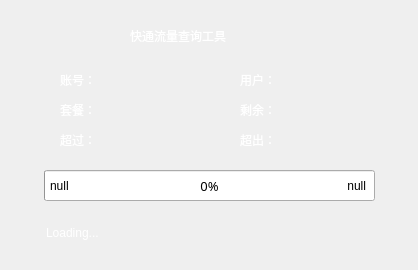
<?xml version="1.0" encoding="UTF-8"?>
<ui version="4.0">
 <class>Widget</class>
 <widget class="QWidget" name="Widget">
  <property name="enabled">
   <bool>true</bool>
  </property>
  <property name="geometry">
   <rect>
    <x>0</x>
    <y>0</y>
    <width>418</width>
    <height>270</height>
   </rect>
  </property>
  <property name="windowTitle">
   <string>Widget</string>
  </property>
  <widget class="QLabel" name="label_acc_val">
   <property name="geometry">
    <rect>
     <x>110</x>
     <y>70</y>
     <width>101</width>
     <height>19</height>
    </rect>
   </property>
   <property name="styleSheet">
    <string notr="true">font: 12pt &quot;微软雅黑&quot;;color: #fff;</string>
   </property>
   <property name="text">
    <string/>
   </property>
  </widget>
  <widget class="QLabel" name="label_acc">
   <property name="geometry">
    <rect>
     <x>60</x>
     <y>70</y>
     <width>41</width>
     <height>19</height>
    </rect>
   </property>
   <property name="styleSheet">
    <string notr="true">font: 12pt &quot;微软雅黑&quot;;color: #fff;</string>
   </property>
   <property name="text">
    <string>账号：</string>
   </property>
  </widget>
  <widget class="QLabel" name="label_name">
   <property name="geometry">
    <rect>
     <x>240</x>
     <y>70</y>
     <width>61</width>
     <height>19</height>
    </rect>
   </property>
   <property name="styleSheet">
    <string notr="true">font: 12pt &quot;微软雅黑&quot;;color: #fff;</string>
   </property>
   <property name="text">
    <string>用户：</string>
   </property>
  </widget>
  <widget class="QLabel" name="label_name_val">
   <property name="geometry">
    <rect>
     <x>290</x>
     <y>70</y>
     <width>71</width>
     <height>19</height>
    </rect>
   </property>
   <property name="styleSheet">
    <string notr="true">font: 12pt &quot;微软雅黑&quot;;
color: #fff;</string>
   </property>
   <property name="text">
    <string/>
   </property>
  </widget>
  <widget class="QLabel" name="label_group">
   <property name="geometry">
    <rect>
     <x>60</x>
     <y>100</y>
     <width>51</width>
     <height>20</height>
    </rect>
   </property>
   <property name="styleSheet">
    <string notr="true">font: 12pt &quot;微软雅黑&quot;;color: #fff;</string>
   </property>
   <property name="text">
    <string>套餐：</string>
   </property>
  </widget>
  <widget class="QLabel" name="label_group_val">
   <property name="geometry">
    <rect>
     <x>110</x>
     <y>100</y>
     <width>121</width>
     <height>20</height>
    </rect>
   </property>
   <property name="styleSheet">
    <string notr="true">font: 12pt &quot;微软雅黑&quot;;color: #fff;</string>
   </property>
   <property name="text">
    <string/>
   </property>
  </widget>
  <widget class="QLabel" name="label_flux_val">
   <property name="geometry">
    <rect>
     <x>50</x>
     <y>176</y>
     <width>121</width>
     <height>20</height>
    </rect>
   </property>
   <property name="styleSheet">
    <string notr="true">font: 10pt &quot;微软雅黑&quot;;</string>
   </property>
   <property name="text">
    <string>null</string>
   </property>
  </widget>
  <widget class="QLabel" name="label_flux_val_2">
   <property name="geometry">
    <rect>
     <x>235</x>
     <y>176</y>
     <width>131</width>
     <height>20</height>
    </rect>
   </property>
   <property name="styleSheet">
    <string notr="true">font: 10pt &quot;微软雅黑&quot;;</string>
   </property>
   <property name="text">
    <string>null</string>
   </property>
   <property name="alignment">
    <set>Qt::AlignRight|Qt::AlignTrailing|Qt::AlignVCenter</set>
   </property>
  </widget>
  <widget class="QLabel" name="label_update">
   <property name="enabled">
    <bool>true</bool>
   </property>
   <property name="geometry">
    <rect>
     <x>46</x>
     <y>225</y>
     <width>211</width>
     <height>16</height>
    </rect>
   </property>
   <property name="styleSheet">
    <string notr="true">color: #fff;
font: 10pt &quot;微软雅黑&quot;;</string>
   </property>
   <property name="text">
    <string>Loading...</string>
   </property>
  </widget>
  <widget class="QProgressBar" name="progressBar">
   <property name="geometry">
    <rect>
     <x>44</x>
     <y>170</y>
     <width>331</width>
     <height>31</height>
    </rect>
   </property>
   <property name="font">
    <font>
     <family>微软雅黑</family>
     <pointsize>10</pointsize>
    </font>
   </property>
   <property name="styleSheet">
    <string notr="true"/>
   </property>
   <property name="value">
    <number>0</number>
   </property>
   <property name="alignment">
    <set>Qt::AlignCenter</set>
   </property>
  </widget>
  <widget class="QLabel" name="label">
   <property name="geometry">
    <rect>
     <x>0</x>
     <y>0</y>
     <width>418</width>
     <height>270</height>
    </rect>
   </property>
   <property name="styleSheet">
    <string notr="true">background-image: url(:/image/image/show.png);</string>
   </property>
   <property name="text">
    <string/>
   </property>
  </widget>
  <widget class="QLabel" name="label_2">
   <property name="geometry">
    <rect>
     <x>130</x>
     <y>20</y>
     <width>171</width>
     <height>31</height>
    </rect>
   </property>
   <property name="styleSheet">
    <string notr="true">color: rgb(255, 255, 255);
font: 16pt &quot;微软雅黑&quot;;</string>
   </property>
   <property name="text">
    <string>快通流量查询工具</string>
   </property>
  </widget>
  <widget class="QLabel" name="label_remainder">
   <property name="geometry">
    <rect>
     <x>240</x>
     <y>100</y>
     <width>61</width>
     <height>19</height>
    </rect>
   </property>
   <property name="styleSheet">
    <string notr="true">font: 12pt &quot;微软雅黑&quot;;color: #fff;</string>
   </property>
   <property name="text">
    <string>剩余：</string>
   </property>
  </widget>
  <widget class="QLabel" name="label_remainder_val">
   <property name="geometry">
    <rect>
     <x>290</x>
     <y>100</y>
     <width>71</width>
     <height>19</height>
    </rect>
   </property>
   <property name="styleSheet">
    <string notr="true">font: 12pt &quot;微软雅黑&quot;;
color: #fff;</string>
   </property>
   <property name="text">
    <string/>
   </property>
  </widget>
  <widget class="QLabel" name="label_passsum">
   <property name="geometry">
    <rect>
     <x>240</x>
     <y>130</y>
     <width>61</width>
     <height>19</height>
    </rect>
   </property>
   <property name="styleSheet">
    <string notr="true">font: 12pt &quot;微软雅黑&quot;;color: #fff;</string>
   </property>
   <property name="text">
    <string>超出：</string>
   </property>
  </widget>
  <widget class="QLabel" name="label_passper">
   <property name="geometry">
    <rect>
     <x>60</x>
     <y>130</y>
     <width>81</width>
     <height>20</height>
    </rect>
   </property>
   <property name="styleSheet">
    <string notr="true">font: 12pt &quot;微软雅黑&quot;;color: #fff;</string>
   </property>
   <property name="text">
    <string>超过：</string>
   </property>
  </widget>
  <widget class="QLabel" name="label_passper_val">
   <property name="geometry">
    <rect>
     <x>110</x>
     <y>130</y>
     <width>121</width>
     <height>20</height>
    </rect>
   </property>
   <property name="styleSheet">
    <string notr="true">font: 12pt &quot;微软雅黑&quot;;color: #fff;</string>
   </property>
   <property name="text">
    <string/>
   </property>
  </widget>
  <widget class="QLabel" name="label_passsum_val">
   <property name="geometry">
    <rect>
     <x>290</x>
     <y>130</y>
     <width>71</width>
     <height>19</height>
    </rect>
   </property>
   <property name="styleSheet">
    <string notr="true">font: 12pt &quot;微软雅黑&quot;;
color: #fff;</string>
   </property>
   <property name="text">
    <string/>
   </property>
  </widget>
  <zorder>label</zorder>
  <zorder>label_acc_val</zorder>
  <zorder>label_acc</zorder>
  <zorder>label_name</zorder>
  <zorder>label_name_val</zorder>
  <zorder>label_group</zorder>
  <zorder>label_group_val</zorder>
  <zorder>label_update</zorder>
  <zorder>progressBar</zorder>
  <zorder>label_flux_val_2</zorder>
  <zorder>label_flux_val</zorder>
  <zorder>label_2</zorder>
  <zorder>label_remainder</zorder>
  <zorder>label_remainder_val</zorder>
  <zorder>label_passsum</zorder>
  <zorder>label_passper</zorder>
  <zorder>label_passper_val</zorder>
  <zorder>label_passsum_val</zorder>
 </widget>
 <layoutdefault spacing="6" margin="11"/>
 <resources/>
 <connections/>
</ui>
